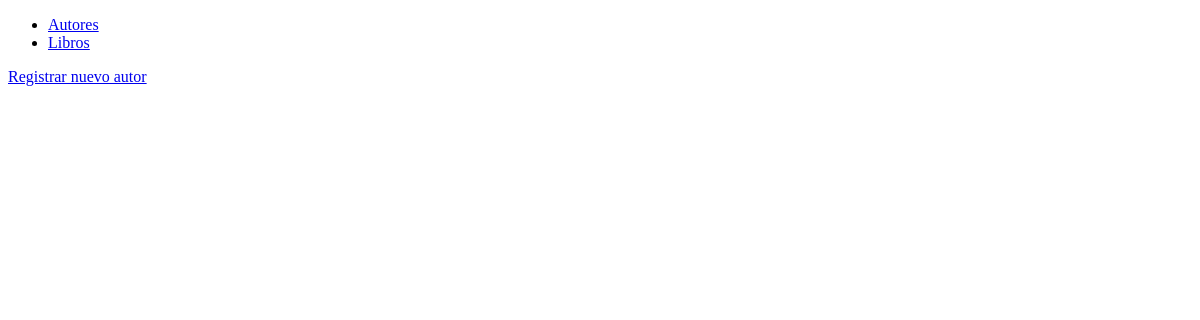
Before: /autor/ with the older database file.
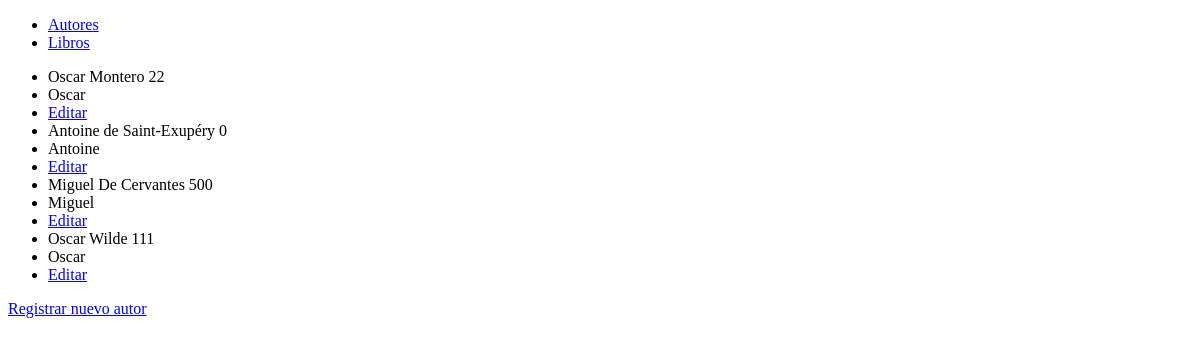
After: the same page with the newer database file.
### core/models.py (models this page shows)
class Author(models.Model):
    name = models.CharField(
        verbose_name="Nombre", max_length=100, default=""  # etiqueta dentro de la tabla
    )
    last_name = models.CharField(verbose_name="Apellido", max_length=150, default="")
    age = models.PositiveSmallIntegerField(
        verbose_name="Edad",
    )
    def __str__(self):
        return f"{self.name} {self.last_name} {self.age}"

### core/views.py (the view)
# urls.py: path("autor/", autor_list),
def autor_list(request):
    autor = Author.objects.all()
    return render(request, "autor.html", {"authors": autor})

### core/templates/autor.html (shortened to what this page needs)
{% extends 'index.html' %}
{%block content%}
<ul>
	{% for aut in authors %}
	<li>{{ aut }}</li>
	<li>{{ aut.name}}</li>
	<li><a href="/update-autor/{{aut.id}}">Editar</a></li>
	{% endfor %}
</ul>
<div><a href="/new-autor/">Registrar nuevo autor</a></div>
{%endblock content%}

### core/templates/index.html (shortened to what this page needs)
<!DOCTYPE html>
<html lang="en">
<head>
</head>
<body>
	{%block menu%}
	<ul>
		<li><a href="/autor/">Autores</a></li>
		<li><a href="/libro/">Libros</a></li>
	</ul>
	{%endblock menu%}
	{%block content%}
	{%endblock content%}
</body>
</html>

Changed rows visible on the page:
added Author: name+last_name+age "Oscar Montero 22", name "Oscar"
added Author: name+last_name+age "Antoine de Saint-Exupéry 0", name "Antoine"
added Author: name+last_name+age "Miguel De Cervantes 500", name "Miguel"
added Author: name+last_name+age "Oscar Wilde 111", name "Oscar"
